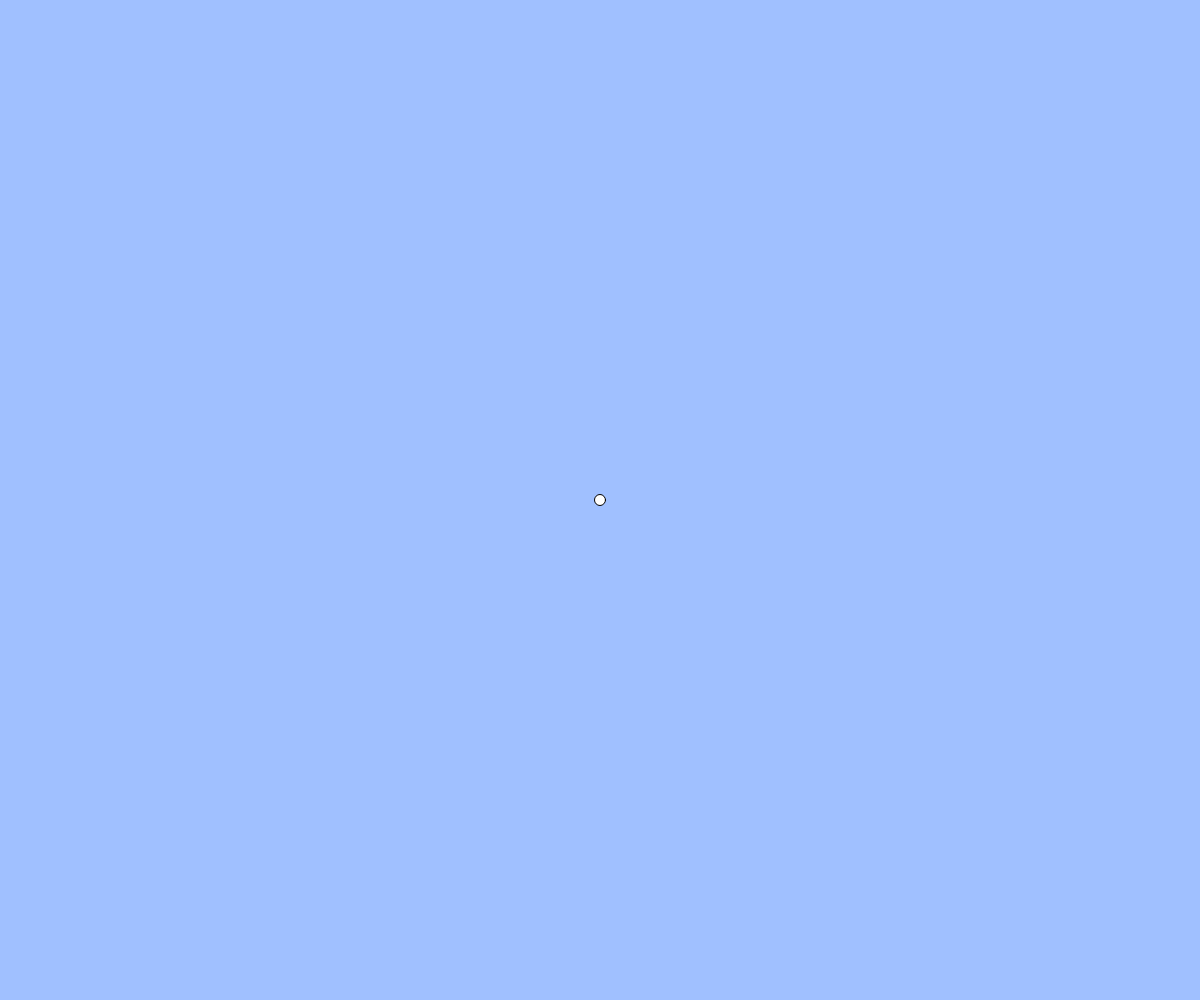
Frame 1 (no input)
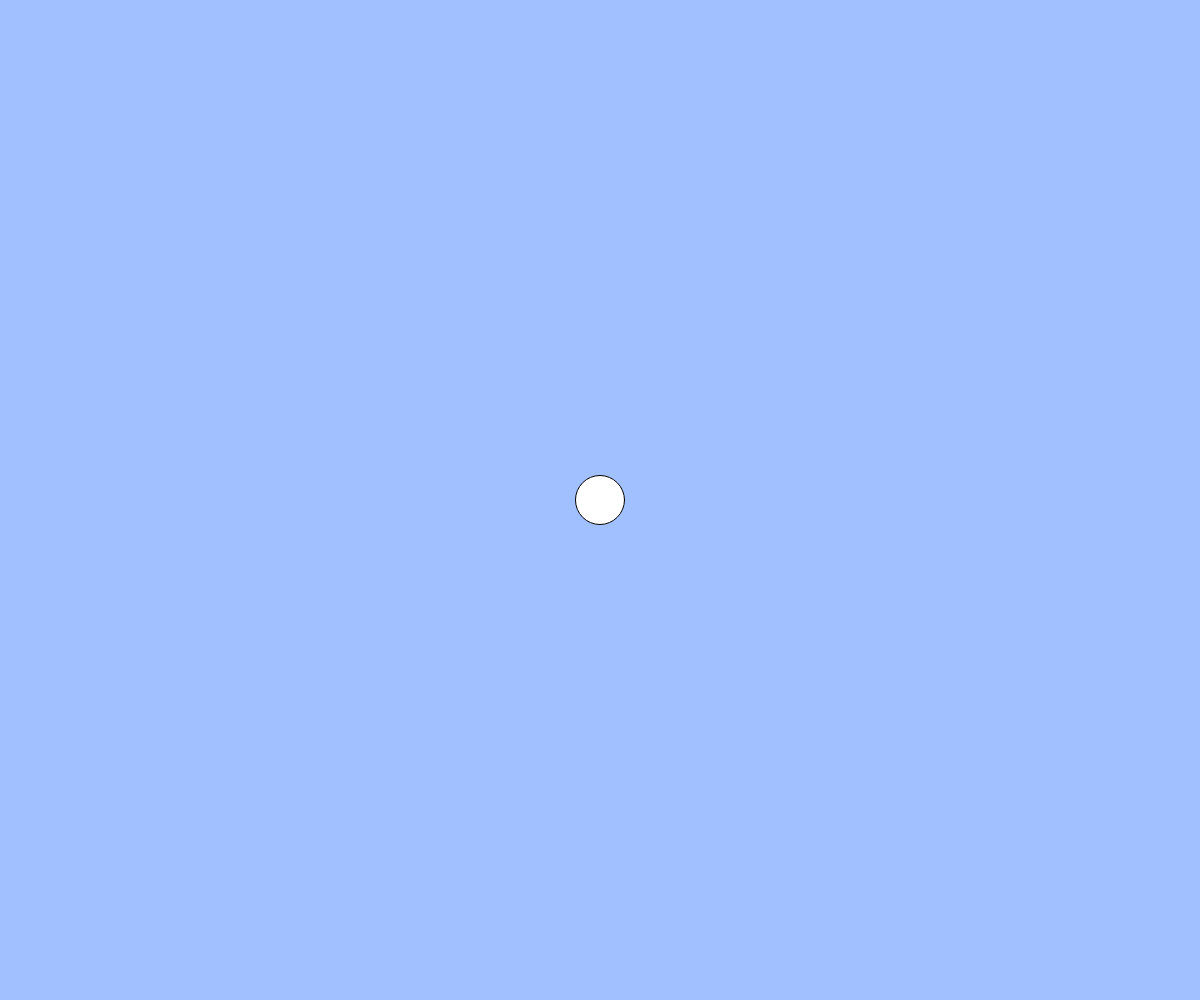
Frame 60 (no input)
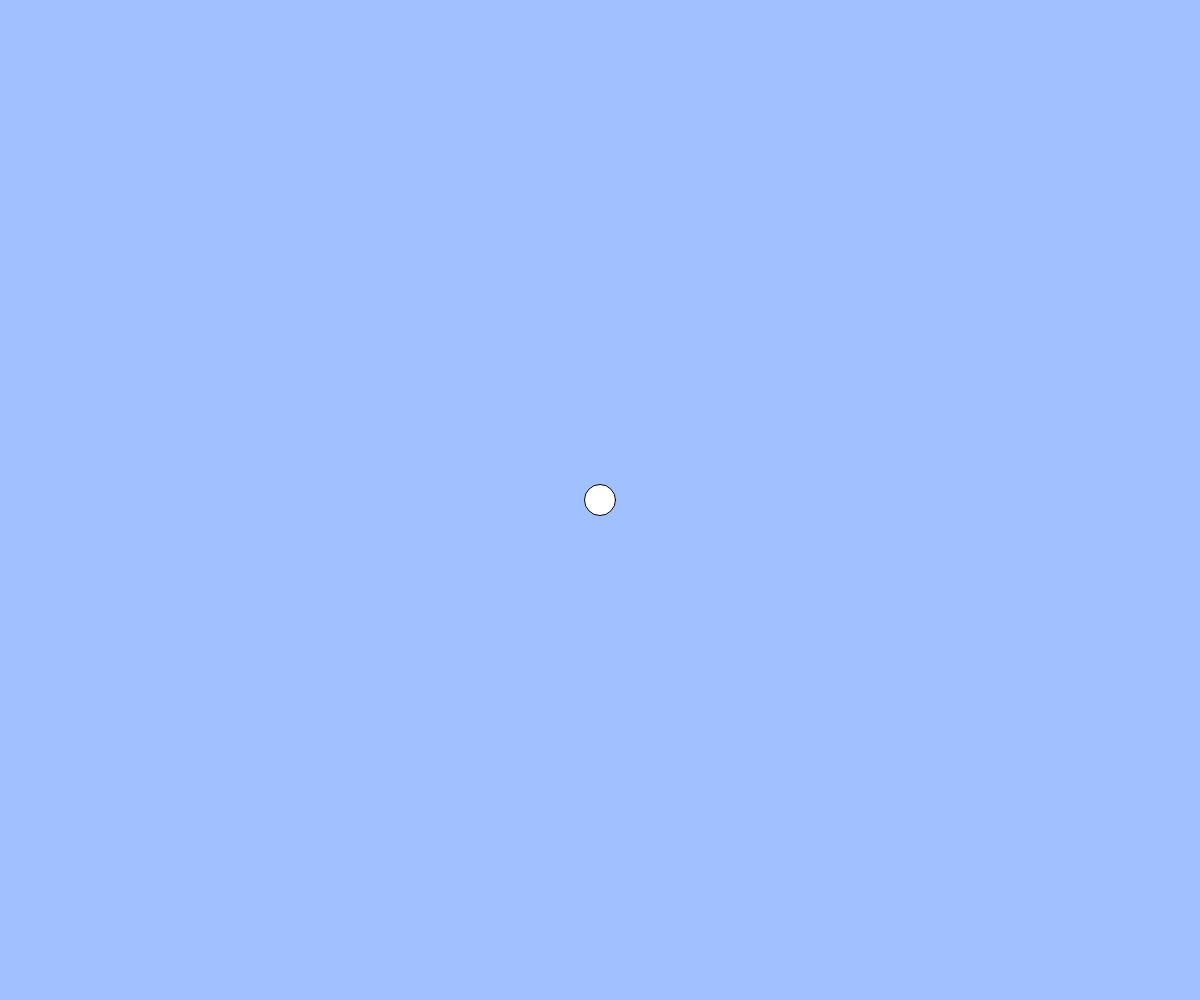
Frame 120 (the mouse pressed at the canvas centre since frame 60)

The p5.js sketch that drew these frames (run headless with seeded random() and noise() and a simulated clock; from frame 60 on, the mouse is pressed at the canvas centre):

// p5.js sketch
// ── sketch.js
// 練習問題「心臓の鼓動のように大きくなったり小さくなったりする円」
let count;//ポイント1：関数の外で変数を宣言する
let cycle;
let size;

function setup(){
  createCanvas(windowWidth, windowHeight);
  count = 0;
  cycle = 100;//countは0～99。99までいったら0に戻る
  size = 10;
    console.log (size);
}

function windowResized(){
  resizeCanvas(windowWidth, windowHeight);
}

function draw(){
  background(160, 192, 255);
  count = (count + 1) % cycle;
  console.log (size);  // BLANK[1]
  console.log (size);
  if(count<50){size=size+1}//sizeで定義するとバグるのでcountで50の時が最大になるようにする
  else if(50<count){size=size-1};
ellipse(width / 2, height / 2, size);

}
